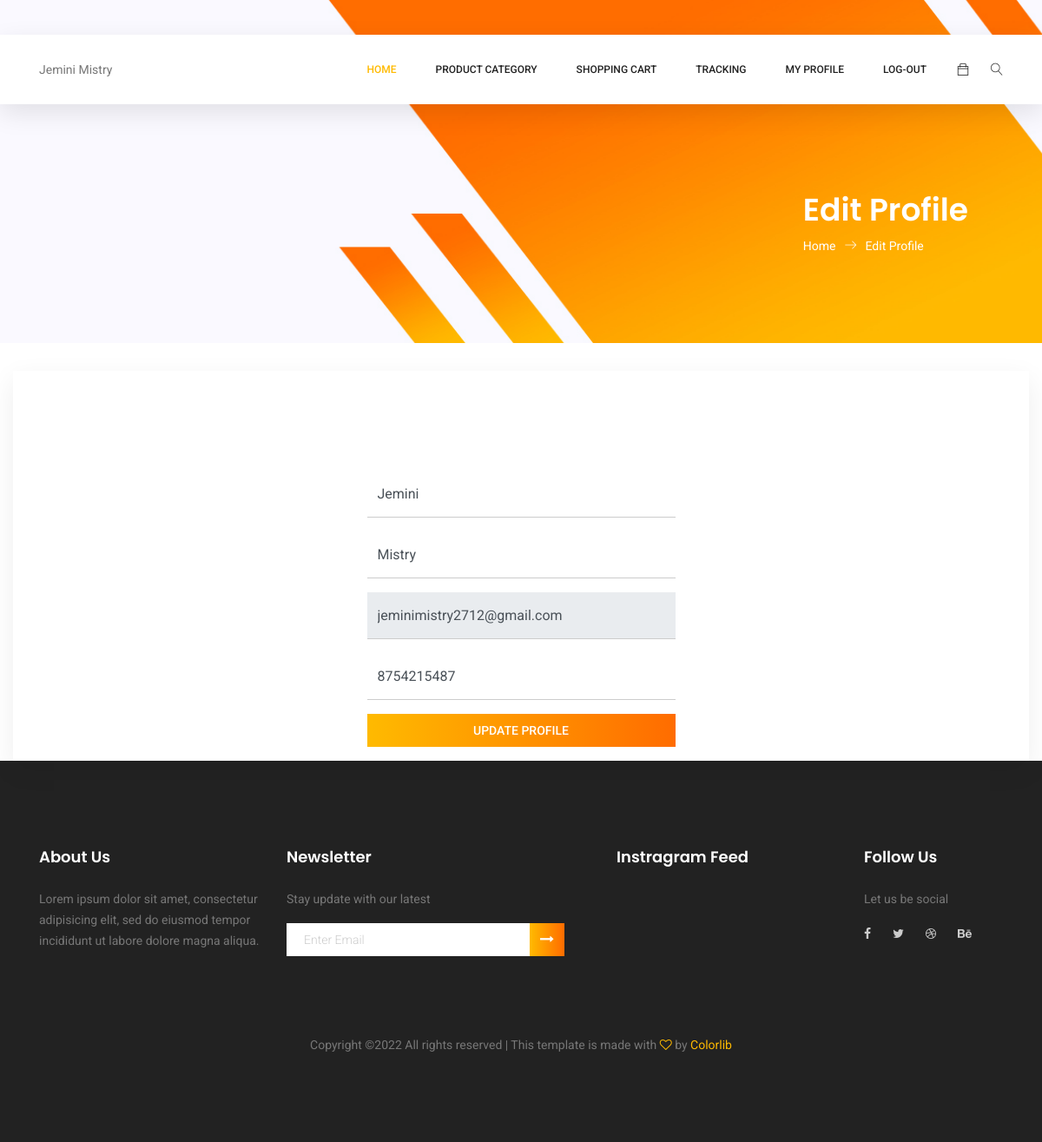
/edit-profile/ (signed in), run on the app's committed database.
### buyerapp/models.py (models this page shows, shortened)
class User(models.Model):
    fname = models.CharField(max_length=40)
    lname = models.CharField(max_length=40)
    email = models.EmailField(unique=True)
    password = models.CharField(max_length=40)
    mobile = models.CharField(max_length=12)

### buyerapp/views.py (the view)
# urls.py: path('edit-profile/',views.edit_profile,name='edit-profile'),
def edit_profile(request):
    uid = User.objects.get(email=request.session['email'])
    if request.method == 'POST':
        uid.fname = request.POST['fname']
        uid.lname = request.POST['lname']
        uid.mobile = request.POST['mobile']
        uid.save()
        return render(request,'index1.html',{'uid':uid,'msg':'Your profile Has been Updated Successfully'})
    return render(request,'edit-profile.html',{'uid':uid})

### buyerapp/templates/edit-profile.html (shortened to what this page needs)
{% extends 'header.html'%}
{% load static%}
{% block  content %}
	<section class="banner-area organic-breadcrumb">
		<div class="container">
			<div class="breadcrumb-banner d-flex flex-wrap align-items-center justify-content-end">
				<div class="col-first">
					<h1>Edit Profile</h1>
					<nav class="d-flex align-items-center">
						<a href="{% url 'index' %}">Home<span class="lnr lnr-arrow-right"></span></a>
						<a href="{% url 'edit-profile' %}">Edit Profile</a>
					</nav>
				</div>
			</div>
		</div>
	</section>
<center>
	<br>
	<div class="col-lg-12">
		<div class="login_form_inner">
			<form class="row login_form" action="{% url 'edit-profile' %}" method="post" id="contactForm" novalidate="novalidate">
				<div class="col-md-12 form-group">
					<input type="text" class="form-control" value="{{uid.fname}}" name="fname" placeholder="" onfocus="this.placeholder = ''" onblur="this.placeholder = 'Username'" required>
				</div>
				<div class="col-md-12 form-group">
					<input type="text" class="form-control" value="{{uid.lname}}" name="lname" placeholder="Password" onfocus="this.placeholder = ''" onblur="this.placeholder = 'Password'" required>
				</div>
				<div class="col-md-12 form-group">
					<input type="text" class="form-control" value="{{uid.email}}" name="email" placeholder="email" onfocus="this.placeholder = ''" onblur="this.placeholder = 'Email'" disabled>
				</div>
				<div class="col-md-12 form-group">
					<input type="text" class="form-control" value="{{uid.mobile}}" name="mobile" placeholder="mobile" onfocus="this.placeholder = ''" onblur="this.placeholder = 'Mobile'" required>
				</div>
				<div class="col-md-12 form-group">
					<button type="submit" value="submit" class="primary-btn">Update Profile</button>
				</div>
			</form>
		</div>
	</div>
</center>
{% endblock %}

### buyerapp/templates/header.html (shortened to what this page needs)
{% load static %}
<!DOCTYPE html>
<html lang="zxx" class="no-js">
<head>
	<link rel="stylesheet" href="{% static 'css/linearicons.css' %}">
	<link rel="stylesheet" href="{% static 'css/font-awesome.min.css' %}">
	<link rel="stylesheet" href="{% static 'css/themify-icons.css' %}">
	<link rel="stylesheet" href="{% static 'css/bootstrap.css' %}">
	<link rel="stylesheet" href="{% static 'css/owl.carousel.css' %}">
	<link rel="stylesheet" href="{% static 'css/nice-select.css' %}">
	<link rel="stylesheet" href="{% static 'css/nouislider.min.css' %}">
	<link rel="stylesheet" href="{% static 'css/ion.rangeSlider.css' %}" />
	<link rel="stylesheet" href="{% static 'css/ion.rangeSlider.skinFlat.css' %}" />
	<link rel="stylesheet" href="{% static 'css/magnific-popup.css' %}">
	<link rel="stylesheet" href="{% static 'css/main.css' %}">
</head>
<body>
	{% if request.session.email %}
	<header class="header_area sticky-header">
		<div class="main_menu">
			<nav class="navbar navbar-expand-lg navbar-light main_box">
				<div class="container">
					<center> {{uid.fname}} {{uid.lname}} </center>
					<div class="collapse navbar-collapse offset" id="navbarSupportedContent">
						<ul class="nav navbar-nav menu_nav ml-auto">
							<li class="nav-item active"><a class="nav-link" href="{% url 'index' %}">Home</a></li>
                            <li class="nav-item"><a class="nav-link" href="{% url 'category' %}">Product Category</a></li>
                            <li class="nav-item"><a class="nav-link" href="{% url 'cart' %}">Shopping Cart</a></li>
                            <li class="nav-item"><a class="nav-link" href="{% url 'tracking' %}">Tracking</a></li>
							<li class="nav-item submenu dropdown">
								<a href="#" class="nav-link dropdown-toggle" data-toggle="dropdown" role="button" aria-haspopup="true"
								 aria-expanded="false">My Profile</a>
							</li>
							<li class="nav-item"><a class="nav-link"  href="{% url 'log-out' %}">Log-Out</a></li>
						</ul>
						<ul class="nav navbar-nav navbar-right">
							<li class="nav-item"><a href="{% url 'cart' %}" class="cart"><span class="ti-bag"></span></a></li>
							<li class="nav-item">
								<button class="search"><span class="lnr lnr-magnifier" id="search"></span></button>
							</li>
						</ul>
					</div>
				</div>
			</nav>
		</div>
	</header>
	{% endif %}
    {% block content %}
    {% endblock %}
	<footer class="footer-area section_gap">
		<div class="container">
			<div class="row">
				<div class="col-lg-3  col-md-6 col-sm-6">
					<div class="single-footer-widget">
						<h6>About Us</h6>
						<p>
							Lorem ipsum dolor sit amet, consectetur adipisicing elit, sed do eiusmod tempor incididunt ut labore dolore
							magna aliqua.
						</p>
					</div>
				</div>
				<div class="col-lg-4  col-md-6 col-sm-6">
					<div class="single-footer-widget">
						<h6>Newsletter</h6>
						<p>Stay update with our latest</p>
						<div class="" id="mc_embed_signup">
							<form target="_blank" novalidate="true" action="https://spondonit.us12.list-manage.com/subscribe/post?u=1462626880ade1ac87bd9c93a&amp;id=92a4423d01"
							 method="get" class="form-inline">
								<div class="d-flex flex-row">
									<input class="form-control" name="EMAIL" placeholder="Enter Email" onfocus="this.placeholder = ''" onblur="this.placeholder = 'Enter Email '"
									 required="" type="email">
									<button class="click-btn btn btn-default"><i class="fa fa-long-arrow-right" aria-hidden="true"></i></button>
								</div>
							</form>
						</div>
					</div>
				</div>
				<div class="col-lg-3  col-md-6 col-sm-6">
					<div class="single-footer-widget mail-chimp">
						<h6 class="mb-20">Instragram Feed</h6>
						<ul class="instafeed d-flex flex-wrap">
							<li><img src="{% static 'img/i1.jpg ' %}" alt=""></li>
							<li><img src="{% static 'img/i2.jpg ' %}" alt=""></li>
							<li><img src="{% static 'img/i3.jpg ' %}" alt=""></li>
							<li><img src="{% static 'img/i4.jpg ' %}" alt=""></li>
							<li><img src="{% static 'img/i5.jpg ' %}" alt=""></li>
							<li><img src="{% static 'img/i6.jpg ' %}" alt=""></li>
							<li><img src="{% static 'img/i7.jpg ' %}" alt=""></li>
							<li><img src="{% static 'img/i8.jpg ' %}" alt=""></li>
						</ul>
					</div>
				</div>
				<div class="col-lg-2 col-md-6 col-sm-6">
					<div class="single-footer-widget">
						<h6>Follow Us</h6>
						<p>Let us be social</p>
						<div class="footer-social d-flex align-items-center">
							<a href="#"><i class="fa fa-facebook"></i></a>
							<a href="#"><i class="fa fa-twitter"></i></a>
							<a href="#"><i class="fa fa-dribbble"></i></a>
							<a href="#"><i class="fa fa-behance"></i></a>
						</div>
					</div>
				</div>
			</div>
			<div class="footer-bottom d-flex justify-content-center align-items-center flex-wrap">
				<p class="footer-text m-0">
Copyright &copy;<script>document.write(new Date().getFullYear());</script> All rights reserved | This template is made with <i class="fa fa-heart-o" aria-hidden="true"></i> by <a href="https://colorlib.com" target="_blank">Colorlib</a>
</p>
			</div>
		</div>
	</footer>
</body>
</html>

### data on the page
User: fname "Jemini", lname "Mistry", email "jeminimistry2712@gmail.com", mobile "8754215487"
